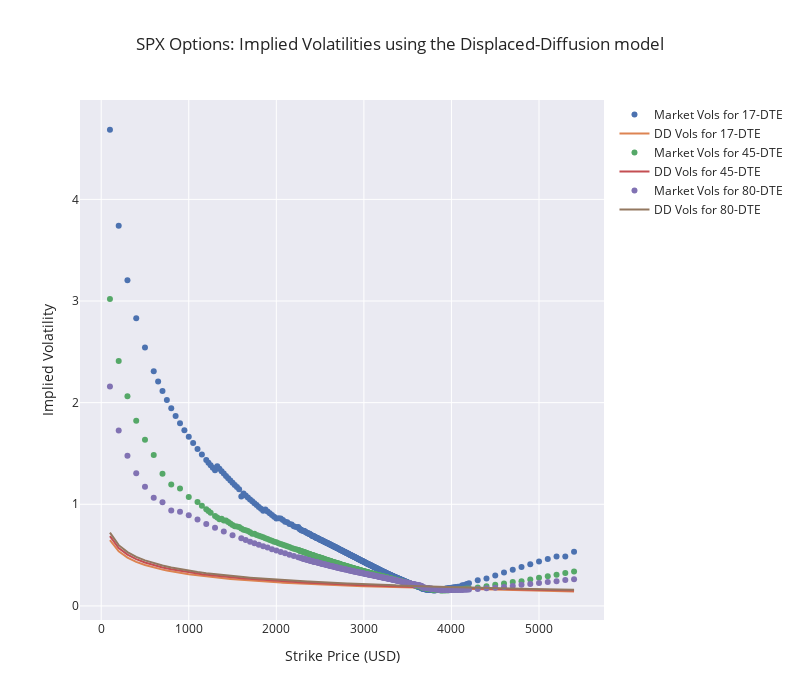

The notebook cell saved with this chart:
### Code cell
# Initialize the figure
fig = go.Figure()

# Set the title and labels
fig.update_layout(
    title="SPX Options: Implied Volatilities using the Displaced-Diffusion model",
    xaxis_title="Strike Price (USD)",
    yaxis_title="Implied Volatility",
    template="seaborn",
    width=800,  # Set desired width
    height=700  # Set desired height
)

# Loop over each day-to-expiry data in the implied volatility dictionary
for day_to_expiry, df_vol in implied_vol_dict_spx.items():
    T = float(day_to_expiry) / 365
    params = SPX_DD_params_by_date[day_to_expiry]
    beta = params["beta"]
    sigma = params["sigma"]

    # Calculate the displaced diffusion implied volatilities
    ddvols = []
    for i, K in enumerate(df_vol["strike"]):
        option_type = df_vol["options_type"][i]
        if option_type == "call":
            price = DisplacedDiffusionCall(
                SPX_spot, K, df_vol["discount_rate"][0], sigma, T, beta
            )
        else:
            price = DisplacedDiffusionPut(
                SPX_spot, K, df_vol["discount_rate"][0], sigma, T, beta
            )
        implied_vol = impliedVolatility(SPX_spot, K, df_vol["discount_rate"][0], price, T, option_type)
        ddvols.append(implied_vol)

    # Add market implied volatilities as scatter points
    fig.add_trace(go.Scatter(
        x=df_vol["strike"], 
        y=df_vol["impliedvol"], 
        mode="markers", 
        name=f"Market Vols for {day_to_expiry}-DTE"
    ))

    # Add displaced diffusion implied volatilities as a line plot
    fig.add_trace(go.Scatter(
        x=df_vol["strike"], 
        y=ddvols, 
        mode="lines", 
        name=f"DD Vols for {day_to_expiry}-DTE"
    ))

# Show the interactive plot
fig.show()

### Figure 1 — Plotly figure (JSON) as saved in the notebook; plotly's stock layout.template omitted (floating-point values rounded to 4 significant figures; data arrays with more than 128 entries replaced by an {"elided": "..."} marker saying what was removed)
{"data": [{"mode": "markers", "name": "Market Vols for 17-DTE", "type": "scatter", "x": {"elided": "411 int values"}, "y": {"elided": "411 float values"}}, {"mode": "lines", "name": "DD Vols for 17-DTE", "type": "scatter", "x": {"elided": "411 int values"}, "y": {"elided": "411 float values"}}, {"mode": "markers", "name": "Market Vols for 45-DTE", "type": "scatter", "x": {"elided": "369 int values"}, "y": {"elided": "369 float values"}}, {"mode": "lines", "name": "DD Vols for 45-DTE", "type": "scatter", "x": {"elided": "369 int values"}, "y": {"elided": "369 float values"}}, {"mode": "markers", "name": "Market Vols for 80-DTE", "type": "scatter", "x": {"elided": "256 int values"}, "y": {"elided": "256 float values"}}, {"mode": "lines", "name": "DD Vols for 80-DTE", "type": "scatter", "x": {"elided": "256 int values"}, "y": {"elided": "256 float values"}}], "layout": {"height": 700, "title": {"text": "SPX Options: Implied Volatilities using the Displaced-Diffusion model"}, "width": 800, "xaxis": {"title": {"text": "Strike Price (USD)"}}, "yaxis": {"title": {"text": "Implied Volatility"}}}}
